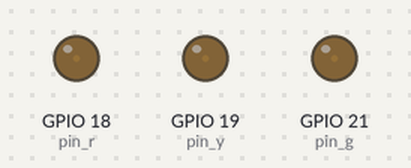
Recording of a program running on a simulated ESP32 board running MicroPython. Shown: output pins drawn as LEDs (lit = HIGH). What the program prints to the serial console is not drawn.

Above: at 0.05 s.
At 1.2 s:
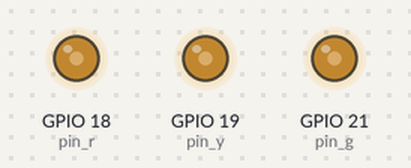
At 2.35 s:
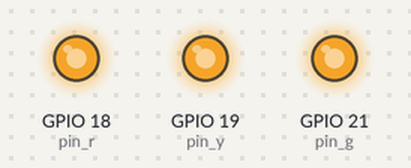
At 3.5 s:
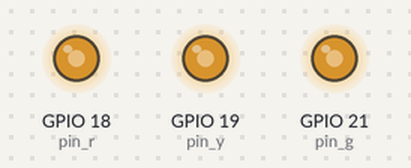
At 4.65 s:
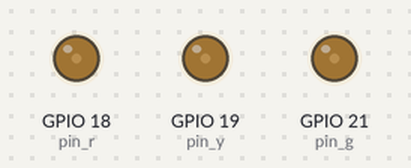
Timing chart, 0 to 6.7 s (numbered marks = the images above):
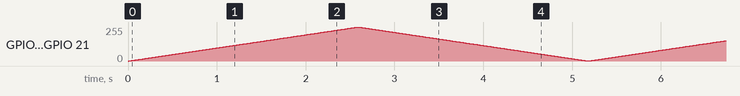

The program:

02-4.py
```python
# 實驗 #2-4：三顆 LED 同步呼吸燈效果
# 執行環境：MicroPython v1.24.0 on ESP32-DevKitC

import machine
import time

# --- 硬體接線設定 ---
# 根據您的接線，設定 LED 對應的 GPIO 腳位
RED_PIN = 18
YELLOW_PIN = 19
GREEN_PIN = 21

# --- PWM 參數設定 ---
PWM_FREQ = 1000  # PWM 頻率 (Hz)，1000Hz 對於人眼來說已經非常平滑，不會察覺閃爍

# --- 初始化 LED 的 PWM 物件 ---
# 1. 建立 Pin 物件
pin_r = machine.Pin(RED_PIN, machine.Pin.OUT)
pin_y = machine.Pin(YELLOW_PIN, machine.Pin.OUT)
pin_g = machine.Pin(GREEN_PIN, machine.Pin.OUT)

# 2. 建立 PWM 物件
led_r = machine.PWM(pin_r)
led_y = machine.PWM(pin_y)
led_g = machine.PWM(pin_g)

# 3. 設定所有 PWM 物件的頻率
led_r.freq(PWM_FREQ)
led_y.freq(PWM_FREQ)
led_g.freq(PWM_FREQ)

print("程式開始：三顆 LED 同步呼吸燈效果")
print(f"紅燈(R): GPIO {RED_PIN}")
print(f"黃燈(Y): GPIO {YELLOW_PIN}")
print(f"綠燈(G): GPIO {GREEN_PIN}")
print("按下 Ctrl+C 以停止程式。")

# --- 主迴圈 ---
try:
    while True:
        # 漸亮階段 (Fade In)
        # duty cycle 從 0 (全暗) 到 65535 (全亮)
        # MicroPython 的 PWM duty cycle 使用 16-bit 解析度 (0-65535)
        # 增加步長 (step) 可以讓動畫速度變快
        for duty in range(0, 65536, 128):
            led_r.duty_u16(duty)
            led_y.duty_u16(duty)
            led_g.duty_u16(duty)
            time.sleep_ms(5)  # 每個亮度等級之間的延遲，控制呼吸速度

        # 漸暗階段 (Fade Out)
        # duty cycle 從 65535 (全亮) 到 0 (全暗)
        for duty in range(65535, -1, -128):
            led_r.duty_u16(duty)
            led_y.duty_u16(duty)
            led_g.duty_u16(duty)
            time.sleep_ms(5)

except KeyboardInterrupt:
    # 當使用者按下 Ctrl+C 時，優雅地關閉程式
    print("程式已停止。")
    # 關閉 PWM 功能，釋放資源
    led_r.deinit()
    led_y.deinit()
    led_g.deinit()
```
